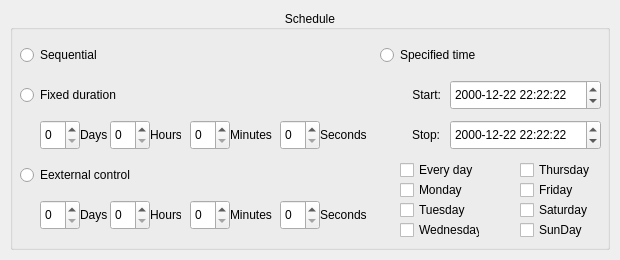
<?xml version="1.0" encoding="UTF-8"?>
<ui version="4.0">
 <class>ProgramCfger</class>
 <widget class="QFrame" name="ProgramCfger">
  <property name="geometry">
   <rect>
    <x>0</x>
    <y>0</y>
    <width>620</width>
    <height>260</height>
   </rect>
  </property>
  <widget class="QGroupBox" name="groupBox">
   <property name="geometry">
    <rect>
     <x>10</x>
     <y>10</y>
     <width>600</width>
     <height>240</height>
    </rect>
   </property>
   <property name="title">
    <string>Schedule</string>
   </property>
   <property name="alignment">
    <set>Qt::AlignCenter</set>
   </property>
   <property name="flat">
    <bool>true</bool>
   </property>
   <property name="checkable">
    <bool>false</bool>
   </property>
   <widget class="QCheckBox" name="friday">
    <property name="geometry">
     <rect>
      <x>510</x>
      <y>170</y>
      <width>80</width>
      <height>20</height>
     </rect>
    </property>
    <property name="text">
     <string>Friday</string>
    </property>
   </widget>
   <widget class="QSpinBox" name="fixedDays">
    <property name="geometry">
     <rect>
      <x>30</x>
      <y>110</y>
      <width>40</width>
      <height>30</height>
     </rect>
    </property>
    <property name="maximum">
     <number>99</number>
    </property>
   </widget>
   <widget class="QLabel" name="startTag">
    <property name="geometry">
     <rect>
      <x>380</x>
      <y>70</y>
      <width>51</width>
      <height>30</height>
     </rect>
    </property>
    <property name="text">
     <string>Start:</string>
    </property>
    <property name="alignment">
     <set>Qt::AlignRight|Qt::AlignTrailing|Qt::AlignVCenter</set>
    </property>
   </widget>
   <widget class="QCheckBox" name="wednesday">
    <property name="geometry">
     <rect>
      <x>390</x>
      <y>210</y>
      <width>80</width>
      <height>20</height>
     </rect>
    </property>
    <property name="text">
     <string>Wednesday</string>
    </property>
   </widget>
   <widget class="QCheckBox" name="saturday">
    <property name="geometry">
     <rect>
      <x>510</x>
      <y>190</y>
      <width>80</width>
      <height>20</height>
     </rect>
    </property>
    <property name="text">
     <string>Saturday</string>
    </property>
   </widget>
   <widget class="QCheckBox" name="tuesday">
    <property name="geometry">
     <rect>
      <x>390</x>
      <y>190</y>
      <width>80</width>
      <height>20</height>
     </rect>
    </property>
    <property name="text">
     <string>Tuesday</string>
    </property>
   </widget>
   <widget class="QLabel" name="stopTag">
    <property name="geometry">
     <rect>
      <x>379</x>
      <y>110</y>
      <width>51</width>
      <height>30</height>
     </rect>
    </property>
    <property name="text">
     <string>Stop:</string>
    </property>
    <property name="alignment">
     <set>Qt::AlignRight|Qt::AlignTrailing|Qt::AlignVCenter</set>
    </property>
   </widget>
   <widget class="QDateTimeEdit" name="stop">
    <property name="geometry">
     <rect>
      <x>440</x>
      <y>110</y>
      <width>151</width>
      <height>30</height>
     </rect>
    </property>
    <property name="dateTime">
     <datetime>
      <hour>22</hour>
      <minute>22</minute>
      <second>22</second>
      <year>2000</year>
      <month>12</month>
      <day>22</day>
     </datetime>
    </property>
    <property name="displayFormat">
     <string notr="true">yyyy-M-d h:mm:ss</string>
    </property>
   </widget>
   <widget class="QCheckBox" name="every">
    <property name="geometry">
     <rect>
      <x>390</x>
      <y>150</y>
      <width>80</width>
      <height>20</height>
     </rect>
    </property>
    <property name="text">
     <string>Every day</string>
    </property>
   </widget>
   <widget class="QCheckBox" name="sunDay">
    <property name="geometry">
     <rect>
      <x>510</x>
      <y>210</y>
      <width>80</width>
      <height>20</height>
     </rect>
    </property>
    <property name="text">
     <string>SunDay</string>
    </property>
   </widget>
   <widget class="QCheckBox" name="monday">
    <property name="geometry">
     <rect>
      <x>390</x>
      <y>170</y>
      <width>80</width>
      <height>20</height>
     </rect>
    </property>
    <property name="text">
     <string>Monday</string>
    </property>
   </widget>
   <widget class="QCheckBox" name="thursday">
    <property name="geometry">
     <rect>
      <x>510</x>
      <y>150</y>
      <width>80</width>
      <height>20</height>
     </rect>
    </property>
    <property name="text">
     <string>Thursday</string>
    </property>
   </widget>
   <widget class="QDateTimeEdit" name="start">
    <property name="geometry">
     <rect>
      <x>440</x>
      <y>70</y>
      <width>151</width>
      <height>30</height>
     </rect>
    </property>
    <property name="dateTime">
     <datetime>
      <hour>22</hour>
      <minute>22</minute>
      <second>22</second>
      <year>2000</year>
      <month>12</month>
      <day>22</day>
     </datetime>
    </property>
    <property name="displayFormat">
     <string notr="true">yyyy-M-d h:mm:ss</string>
    </property>
   </widget>
   <widget class="QRadioButton" name="specified">
    <property name="geometry">
     <rect>
      <x>370</x>
      <y>30</y>
      <width>131</width>
      <height>30</height>
     </rect>
    </property>
    <property name="text">
     <string>Specified time</string>
    </property>
   </widget>
   <widget class="QRadioButton" name="fixed">
    <property name="geometry">
     <rect>
      <x>10</x>
      <y>70</y>
      <width>151</width>
      <height>30</height>
     </rect>
    </property>
    <property name="text">
     <string>Fixed duration</string>
    </property>
   </widget>
   <widget class="QRadioButton" name="sequential">
    <property name="geometry">
     <rect>
      <x>10</x>
      <y>30</y>
      <width>115</width>
      <height>30</height>
     </rect>
    </property>
    <property name="text">
     <string>Sequential</string>
    </property>
   </widget>
   <widget class="QLabel" name="fixedDaysTag">
    <property name="geometry">
     <rect>
      <x>70</x>
      <y>110</y>
      <width>31</width>
      <height>30</height>
     </rect>
    </property>
    <property name="text">
     <string>Days</string>
    </property>
    <property name="alignment">
     <set>Qt::AlignLeading|Qt::AlignLeft|Qt::AlignVCenter</set>
    </property>
   </widget>
   <widget class="QRadioButton" name="external">
    <property name="geometry">
     <rect>
      <x>10</x>
      <y>150</y>
      <width>151</width>
      <height>30</height>
     </rect>
    </property>
    <property name="text">
     <string>Eexternal control</string>
    </property>
   </widget>
   <widget class="QSpinBox" name="externalDays">
    <property name="geometry">
     <rect>
      <x>30</x>
      <y>190</y>
      <width>40</width>
      <height>30</height>
     </rect>
    </property>
    <property name="maximum">
     <number>99</number>
    </property>
   </widget>
   <widget class="QLabel" name="fixedHoursTag">
    <property name="geometry">
     <rect>
      <x>140</x>
      <y>110</y>
      <width>31</width>
      <height>30</height>
     </rect>
    </property>
    <property name="text">
     <string>Hours</string>
    </property>
    <property name="alignment">
     <set>Qt::AlignLeading|Qt::AlignLeft|Qt::AlignVCenter</set>
    </property>
   </widget>
   <widget class="QSpinBox" name="fixedHours">
    <property name="geometry">
     <rect>
      <x>100</x>
      <y>110</y>
      <width>40</width>
      <height>30</height>
     </rect>
    </property>
    <property name="maximum">
     <number>23</number>
    </property>
   </widget>
   <widget class="QLabel" name="fixedMinutesTag">
    <property name="geometry">
     <rect>
      <x>220</x>
      <y>110</y>
      <width>51</width>
      <height>30</height>
     </rect>
    </property>
    <property name="text">
     <string>Minutes</string>
    </property>
    <property name="alignment">
     <set>Qt::AlignLeading|Qt::AlignLeft|Qt::AlignVCenter</set>
    </property>
   </widget>
   <widget class="QSpinBox" name="fixedMinutes">
    <property name="geometry">
     <rect>
      <x>180</x>
      <y>110</y>
      <width>40</width>
      <height>30</height>
     </rect>
    </property>
    <property name="maximum">
     <number>59</number>
    </property>
   </widget>
   <widget class="QLabel" name="fixedSecondsTag">
    <property name="geometry">
     <rect>
      <x>310</x>
      <y>110</y>
      <width>51</width>
      <height>30</height>
     </rect>
    </property>
    <property name="text">
     <string>Seconds</string>
    </property>
    <property name="alignment">
     <set>Qt::AlignLeading|Qt::AlignLeft|Qt::AlignVCenter</set>
    </property>
   </widget>
   <widget class="QSpinBox" name="fixedSeconds">
    <property name="geometry">
     <rect>
      <x>270</x>
      <y>110</y>
      <width>40</width>
      <height>30</height>
     </rect>
    </property>
    <property name="maximum">
     <number>59</number>
    </property>
   </widget>
   <widget class="QLabel" name="externalDaysTag">
    <property name="geometry">
     <rect>
      <x>70</x>
      <y>190</y>
      <width>31</width>
      <height>30</height>
     </rect>
    </property>
    <property name="text">
     <string>Days</string>
    </property>
    <property name="alignment">
     <set>Qt::AlignLeading|Qt::AlignLeft|Qt::AlignVCenter</set>
    </property>
   </widget>
   <widget class="QSpinBox" name="externalHours">
    <property name="geometry">
     <rect>
      <x>100</x>
      <y>190</y>
      <width>40</width>
      <height>30</height>
     </rect>
    </property>
    <property name="maximum">
     <number>23</number>
    </property>
   </widget>
   <widget class="QLabel" name="externalHoursTag">
    <property name="geometry">
     <rect>
      <x>140</x>
      <y>190</y>
      <width>31</width>
      <height>30</height>
     </rect>
    </property>
    <property name="text">
     <string>Hours</string>
    </property>
    <property name="alignment">
     <set>Qt::AlignLeading|Qt::AlignLeft|Qt::AlignVCenter</set>
    </property>
   </widget>
   <widget class="QSpinBox" name="externalMinutes">
    <property name="geometry">
     <rect>
      <x>180</x>
      <y>190</y>
      <width>40</width>
      <height>30</height>
     </rect>
    </property>
    <property name="maximum">
     <number>59</number>
    </property>
   </widget>
   <widget class="QLabel" name="externalMinutesTag">
    <property name="geometry">
     <rect>
      <x>220</x>
      <y>190</y>
      <width>51</width>
      <height>30</height>
     </rect>
    </property>
    <property name="text">
     <string>Minutes</string>
    </property>
    <property name="alignment">
     <set>Qt::AlignLeading|Qt::AlignLeft|Qt::AlignVCenter</set>
    </property>
   </widget>
   <widget class="QSpinBox" name="externalSeconds">
    <property name="geometry">
     <rect>
      <x>270</x>
      <y>190</y>
      <width>40</width>
      <height>30</height>
     </rect>
    </property>
    <property name="maximum">
     <number>59</number>
    </property>
   </widget>
   <widget class="QLabel" name="externalSecondsTag">
    <property name="geometry">
     <rect>
      <x>310</x>
      <y>190</y>
      <width>51</width>
      <height>30</height>
     </rect>
    </property>
    <property name="text">
     <string>Seconds</string>
    </property>
    <property name="alignment">
     <set>Qt::AlignLeading|Qt::AlignLeft|Qt::AlignVCenter</set>
    </property>
   </widget>
  </widget>
 </widget>
 <resources/>
 <connections/>
</ui>
